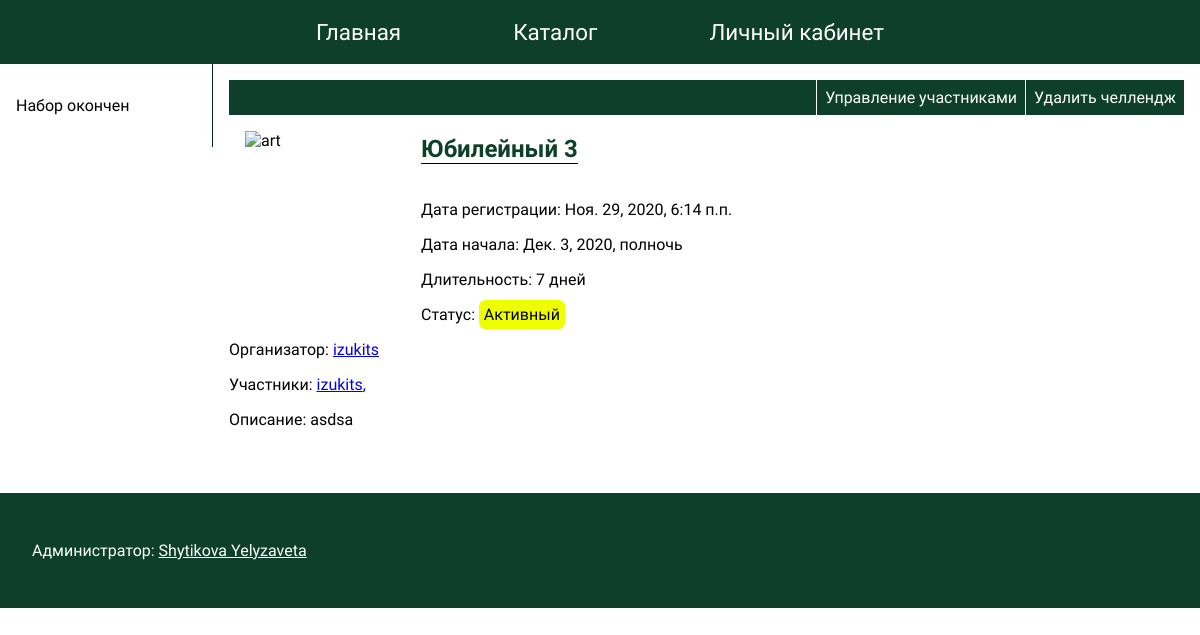
The app's page /challenge/24/ (signed in), older data.
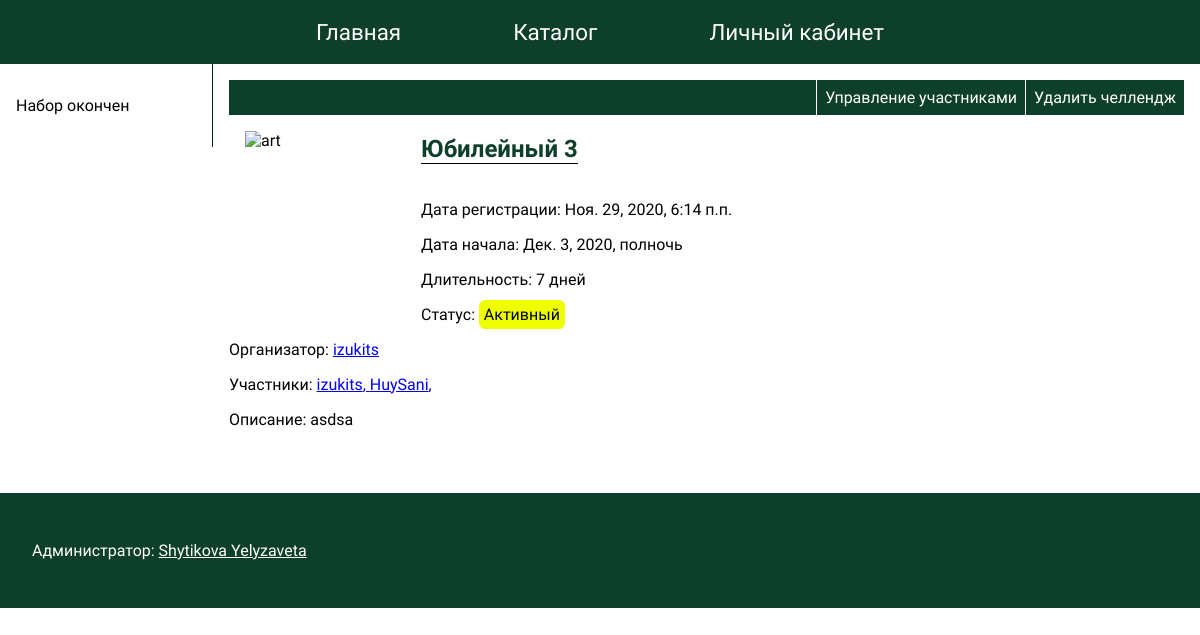
The same page, newer data.
### artfreedom/apps/main/models.py (models this page shows, shortened)
class Challenge_article(models.Model):
    article_title = models.CharField("название челленджа", max_length=200)
    article_description = models.TextField("описание челленджа")
    pub_date = models.DateTimeField("дата публикации")
    start_date = models.DateTimeField("дата начала", default=datetime.now())
    recruitment_time = models.IntegerField("время челледжа (в днях)")  # in days
    avatar = models.CharField("Аватар", blank=True, max_length=2500, default="", null=True)
    participants = models.ManyToManyField(User_data, through="Challenge_to_User")
    class Meta:
        verbose_name = "Челлендж"
        verbose_name_plural = "Челленджи"

class User_data(models.Model):
    user = models.OneToOneField(User, on_delete=models.CASCADE)
    status = models.CharField("статус пользователя", max_length=500, blank=True)
    contacts = models.CharField("контакты пользователя", max_length=200)
    avatar = models.CharField("Аватар", blank=True, max_length=2500, default="", null=True)

class Challenge_to_User(models.Model):
    challenge = models.ForeignKey(Challenge_article, null=True, on_delete=models.SET_NULL)
    user = models.ForeignKey(User_data, null=True, on_delete=models.SET_NULL)
    role = models.CharField(max_length=50, choices=[
                                                ('creator', 'creator'),
                                                ('participant', 'participant'),
                                                ('banned', 'banned'),
                                                ])

### artfreedom/apps/main/views.py (the view)
# urls.py: path("challenge/<int:id>/", views.challenge, name="challenge"),
def challenge(request, id):
    args = {}
    try:
        ch = Challenge_article.objects.get(id=id)
    except:
        return HttpResponseNotFound()
    args["pub_date"] = ch.pub_date
    args["start_date"] = ch.start_date
    args["recruitment_time"] = ch.recruitment_time
    args["creator"] = ch.challenge_to_user_set.get(role="creator").user
    args["title"] = ch.article_title
    args["description"] = ch.article_description
    args["avatar_url"] = ch.avatar
    args["participants"] = ch.challenge_to_user_set.all()
    args["challenge_status"] = get_challenge_status(ch).value
    args["challenge_status_en"] = get_challenge_status(ch).name
    args["id"] = id
    if request.user.is_authenticated:
        user = User_data.objects.get(user=request.user)
        isparticipated = Challenge_to_User.objects.filter(
            challenge=ch, user_id=user.id
        ).all()
        if isparticipated.count() == 0 :
            args["isparticipated"] = False
        elif isparticipated[0].role == 'banned':
            args["isparticipated"] = 'banned'
        else:
            args["isparticipated"] = True
        if isparticipated.count() != 0:
            args["user_role"] = ch.challenge_to_user_set.get(user=user).role
    else:
        args["isparticipated"] = False
    return render(request, "main/challenge.html", args)

### artfreedom/apps/main/views.py (called while the page is built)
def get_challenge_status(challenge):
    if (timezone.now() - challenge.start_date).days >= challenge.recruitment_time:
        return ChallengeStatus.finished
    elif timezone.now() >= challenge.start_date:
        return ChallengeStatus.active
    else:
        return ChallengeStatus.recruitment

### artfreedom/templates/main/challenge.html (shortened to what this page needs)
{% extends 'base.html' %}
{% load static %}
{% block styles %}
<link rel="stylesheet" href="{% static 'css/challenge.css' %}">
<link rel="stylesheet" href="{% static 'css/text.css' %}">{% endblock %}
{% block main_content %}
<main>
    <nav class="nav-left-bar">
    {% if user.is_authenticated %}
        {% if challenge_status == 'Идет набор'%}
            <figure id="participate_button">
                {% if isparticipated == True %}
                <div class="select_challenge_button">
                    <img src="{% static 'imgs/participate_ok.png' %}" alt="">
                </div>
                {% elif isparticipated == 'banned' %}
                    <p> Организатор запретил вам участие в этом челлендже </p>
                {% else %}
                <div class="select_challenge_button">
                    <img src="{% static 'imgs/participate.svg' %}" alt="">
                </div>
                <p>Участвовать</p>
                {% endif %}
            </figure>
        {% else %}
            <p>Набор окончен</p>
        {% endif %}
    {% else %}
        <p>Для участия необходимо войти в аккаунт</p>
    {% endif %}
    </nav>
    <section class="main-block">
        {% if user_role == 'creator'%}
            <div class="creator_edit_menu">
                <div id="delete_challenge" class="creator_edit_menu_button">Удалить челлендж</div>
                <div id="edit_users" class="creator_edit_menu_button">Управление участниками</div>
            </div>
        {% endif %}
        <div class="challenge__img"><img src="
            {% if avatar_url %}
                {{avatar_url}}
            {% else %}
                https://img5.goodfon.com/wallpaper/nbig/4/27/anime-art-kakegurui-devushka-vzgliad-karty.jpg
            {% endif %}
        " alt="art"></div>
        <h2 class="heading2" style="display: inline-block;">{{title}}</h2>
        <p>Дата регистрации: {{pub_date}}</p>
        <p>Дата начала: {{start_date}}</p>
        <p>Длительность: {{recruitment_time}} дней</p>
        <p>Статус: <span class="{{ challenge_status_en }}">{{ challenge_status }}</span></p>
        <p>Организатор: <a href="{% url 'userprofile:profile' creator.user.id %}"> {{creator.user.username}}</a></p>
        <p>Участники:
            {% for i in participants%}
                {% if i.role != 'banned' %}
                    <a href="{% url 'userprofile:profile' i.user.user.id %}">{{i.user.user.username}}, </a>
                {% endif %}
            {% endfor %}
        </p>
        <p>Описание: {{description}}</p>
    </section>
</main>
{% endblock %}

### artfreedom/templates/base.html (shortened to what this page needs)
<!DOCTYPE html>
{% load static %}
<html>
    <head>
        <link rel="stylesheet" href="{% static 'css/base.css' %}">
        {% block styles %}{% endblock %}
    </head>
    <body>
        <header><nav><a class="header_button" href="{% url 'index' %}">Главная</a><a class="header_button" href="{% url 'main:catalog' %}">Каталог</a>
        {% if user.is_authenticated %}
            <a class="header_button" href="{% url 'userprofile:myprofile' %}">Личный кабинет</a>
        {% else %}
            <a class="header_button" href="{% url 'login' %}">Войти</a>
        {% endif %}
        </nav></header>
        {% block main_content %}ERROR{% endblock %}
    <footer>
        <p> Администратор: <a href="mailto:shitikovaliza23@gmail.com">Shytikova Yelyzaveta</a></p>
    </footer>
    </body>
</html>

### artfreedom/static/css/base.css (style rules this page uses)
body { padding: 0; margin: 0; font-family: 'Raleway', sans-serif; }
body > header { background-color: rgb(14, 63, 42); color: white; display: flex; height: 4rem; justify-content: center; font-size: 1.4rem; }
header nav { display: flex; flex-direction: row; width: 50%; justify-content: space-between; }
a.header_button { display: flex; align-items: center; padding: 0 1rem; height: 100%; }
a.header_button:active, a.header_button { text-decoration: none; color: rgb(255, 255, 255); }
footer { margin-top: 2rem; background-color: rgb(14, 63, 42); width: calc(100% - 4rem); padding: 2rem; color: white; }
footer a { color: white; }
main { padding-bottom: 0px !important; }

### artfreedom/static/css/challenge.css (style rules this page uses)
div.challenge__img { float: left; width: 10rem; height: 10rem; overflow: hidden; margin: 1rem; }
div.challenge__img > img { height: 100%; width: 100%; object-fit: cover; }
span.active, span.recruitment, span.finished { padding: 0.3rem; border-radius: 0.4rem; }
span.active { background-color: rgb(238, 255, 0); }
div.creator_edit_menu { display: flex; background-color: rgb(14, 63, 42); color: white; flex-direction: row-reverse; }
.creator_edit_menu_button { padding: 0.5rem; display: inline-block; border-left: 1px solid white; }

### artfreedom/static/css/text.css (style rules this page uses)
main { display: flex; align-items: flex-start; }
nav.nav-left-bar { width: 15%; padding: 1rem; border-right: 1px rgb(7, 36, 27) solid; }
.main-block { flex-grow: 1; padding: 1rem; }
h2.heading2 { color:rgb(14, 63, 42); border-bottom: 1px black solid; }

Row changes from the older to the newer data that the page shows:
added Challenge_to_User: user.user.username "HuySani"
